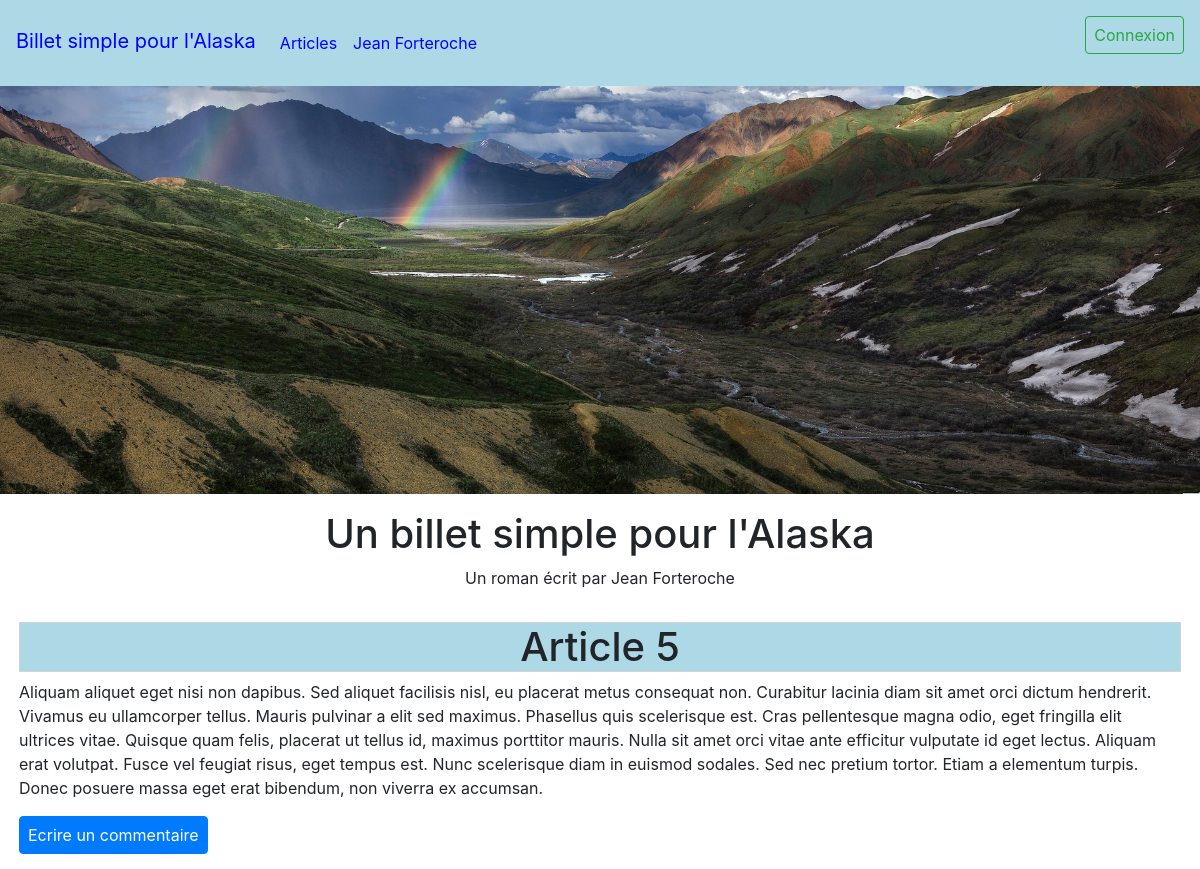
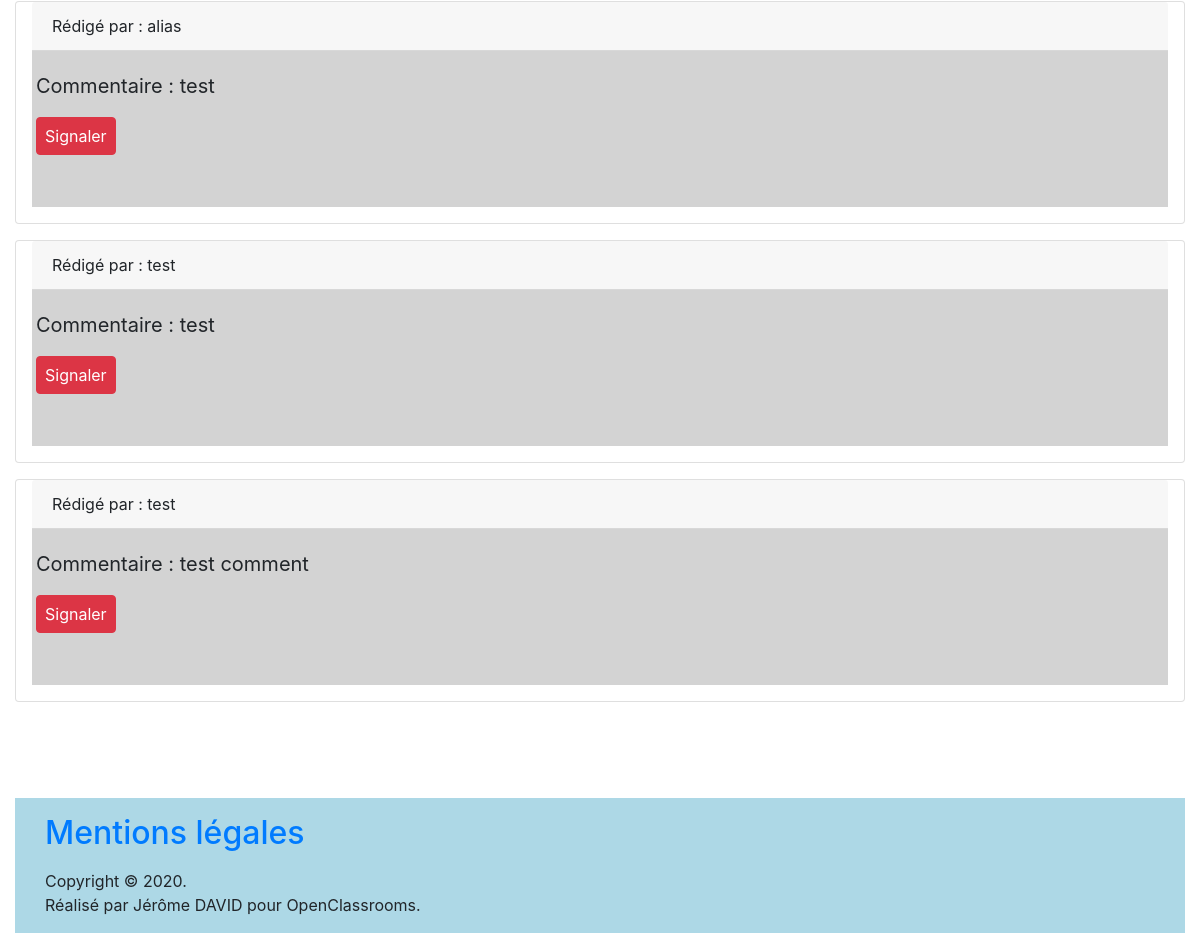
The page /index.php?action=article&id=5 on the database its author committed (2 pictures, top to bottom).
### tables this page shows
CREATE TABLE `post` (
  `id` int(11) NOT NULL,
  `title` varchar(255) NOT NULL,
  `message` text NOT NULL,
  `creation_date` date NOT NULL
);

CREATE TABLE `comment` (
  `id` int(11) NOT NULL,
  `alias_user` varchar(255) NOT NULL,
  `id_post` int(11) NOT NULL,
  `comment_text` text NOT NULL,
  `comment_date` date NOT NULL,
  `report` varchar(255) NOT NULL
);

### controller/ControllerHome.php (called while the page is built, shortened)
<?php
  class ControllerHome {
    public function getPost() {
      require 'model/Post.php';
      require 'model/Commentary.php';
      $getpost = new Post();
      $post = $getpost->getPost();
      $getcomment = new Commentary();
      $comments = $getcomment->listCommentary();
      require 'view/article.php';
    }
  }

### model/Post.php (called while the page is built, shortened)
<?php
  class Post extends Database {
    public function getPost() {
      $db = Database::getConnection();
      if(isset($_GET['id']) AND !empty($_GET['id'])){
        $getId = htmlspecialchars($_GET['id']);
        $post = $db->prepare('SELECT * FROM post WHERE id = ?');
        $post->execute(array($getId));
        $post = $post->fetch();
      } else {
        echo "Article introuvable";
      }
      return $post;
    }
  }

### model/Commentary.php (called while the page is built, shortened)
<?php
  class Commentary extends Database {
    public function listCommentary() {
      $db = Database::getConnection();
      $postId = htmlspecialchars($_GET['id']);
      $commentary = $db->prepare('SELECT id, comment_text, alias_user, report, comment_date FROM comment WHERE id_post = :id_post && report = 0');
      $commentary->bindValue(':id_post', $postId, PDO::PARAM_INT);
      $commentary->execute();
      $comments = $commentary->fetchAll(PDO::FETCH_ASSOC);
      return $comments;
  }
  }

### view/article.php (the view, shortened to what this page needs)
<!DOCTYPE html>
<html lang="fr" dir="ltr">
  <?php
  require'head.php';
  ?>
    <body>
    <?php
    if (isset($_SESSION['admin'])) {
        if ($_SESSION['admin'] == 'ok') {
            require'adminheader.php';
        } else {
            require'header.php';
        }
    } else {
        require'header.php';
    }
    ?>
    <section class="herosection sectionmargin">
      <div class="hero">
        <div class="herocaption center">
          <img src="images/alaska.jpg" alt="Alaska image">
              <h1>Un billet simple pour l'Alaska</h1>
              <p>Un roman écrit par Jean Forteroche</p>
        </div>
      </div>
    </section>
      <section class="container paddingtop">
        <div>
          <h1><?=$post['title']?></h1>
          <p><?=$post['message']?></p>
          <button class="btn btn-primary" type="button" data-toggle="modal" data-target="#comment">Ecrire un commentaire</button>
        </div>
        <?php
        if ($comments != null) {
          foreach ($comments as $c) { ?>
          <div class="card">
            <div class="card-header">
              Rédigé par : <?=$c['alias_user'] ?>
            </div>
            <div class="card-body">
              <blockquote class="blockquote mb-0">
                <p>Commentaire : <?=$c['comment_text'] ?></p>
                <a href="index.php?action=report&id=<?= $c['id'] ?>" class="btn btn-danger">Signaler</a>
              </blockquote>
            </div>
          </div>
        <?php }
           } else {
                echo ' ';
            }
          require'footer.php';
          ?>

### css/style.css (style rules this page uses)
.center { align-items: center; justify-content: center; }
.sectionmargin { margin-bottom: 1rem; }
.paddingtop { display: flex; flex-direction: column; }
.paddingtop h1 { background: #ADD8E6; border: solid 1px lightgrey; width: auto; text-align: center; }
h1 { margin: 0 .25rem; }
p { padding: 0 .25rem; }
.herocaption { height: 100%; width: 100%; display: flex; flex-direction: column; }
.herocaption img { max-height: 100%; max-width: 100%; }
.herocaption h1 { margin-top: 1rem; text-align: center; }
.btn-primary { margin-left: .25rem; }

### rows shown on the page
post: title "Article 5", message "Aliquam aliquet eget nisi non dapibus. Sed aliquet facilisis nisl, eu placerat metus consequat non. Curabitur lacinia diam sit amet orci dictum hendrerit. Vivamus eu ullamcorper tellus. Mauris pulvinar a elit sed maximus. Phasellus quis scelerisque est. Cras pellentesque magna odio, eget fringilla elit ultrices vitae. Quisque quam felis, placerat ut tellus id, maximus porttitor mauris. Nulla sit amet orci vitae ante efficitur vulputate id eget lectus. Aliquam erat volutpat. Fusce vel feugiat risus, eget tempus est. Nunc scelerisque diam in euismod sodales. Sed nec pretium tortor. Etiam a elementum turpis. Donec posuere massa eget erat bibendum, non viverra ex accumsan."
comment: alias_user "alias", comment_text "test"
comment: alias_user "test", comment_text "test"
comment: alias_user "test", comment_text "test comment"
